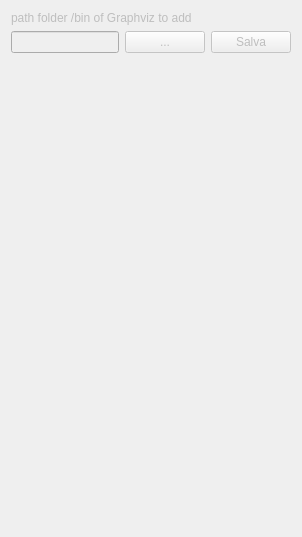
     <widget class="QWidget" name="tab_4">
      <attribute name="title">
       <string>Graphviz</string>
      </attribute>
      <layout class="QGridLayout" name="gridLayout_4">
       <item row="0" column="0">
        <widget class="QLabel" name="label_30">
         <property name="enabled">
          <bool>false</bool>
         </property>
         <property name="text">
          <string>path folder /bin of Graphviz to add</string>
         </property>
        </widget>
       </item>
       <item row="1" column="0">
        <layout class="QHBoxLayout" name="horizontalLayout">
         <item>
          <widget class="QLineEdit" name="lineEditGraphviz">
           <property name="enabled">
            <bool>false</bool>
           </property>
          </widget>
         </item>
         <item>
          <widget class="QPushButton" name="pushButtonGraphviz">
           <property name="enabled">
            <bool>false</bool>
           </property>
           <property name="text">
            <string>...</string>
           </property>
          </widget>
         </item>
         <item>
          <widget class="QPushButton" name="pbnSaveEnvironPath">
           <property name="enabled">
            <bool>false</bool>
           </property>
           <property name="text">
            <string>Salva</string>
           </property>
          </widget>
         </item>
        </layout>
       </item>
       <item row="2" column="0">
        <spacer name="verticalSpacer_3">
         <property name="orientation">
          <enum>Qt::Vertical</enum>
         </property>
         <property name="sizeHint" stdset="0">
          <size>
           <width>20</width>
           <height>473</height>
          </size>
         </property>
        </spacer>
       </item>
      </layout>
     </widget>
